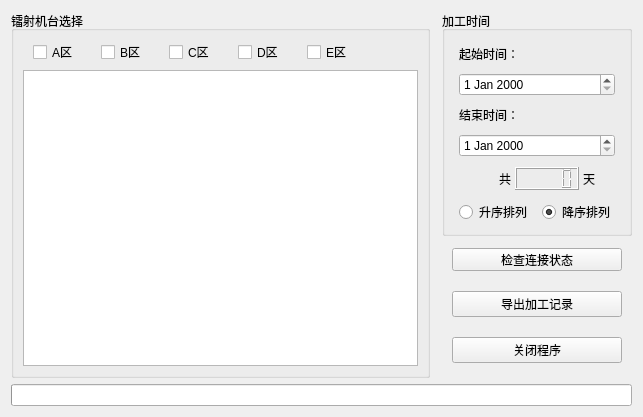
<?xml version="1.0" encoding="UTF-8"?>
<ui version="4.0">
 <class>Form</class>
 <widget class="QWidget" name="Form">
  <property name="geometry">
   <rect>
    <x>0</x>
    <y>0</y>
    <width>643</width>
    <height>412</height>
   </rect>
  </property>
  <property name="baseSize">
   <size>
    <width>600</width>
    <height>500</height>
   </size>
  </property>
  <property name="windowTitle">
   <string>三菱镭射机加工记录导出程序</string>
  </property>
  <layout class="QVBoxLayout" name="verticalLayout_7">
   <item>
    <layout class="QHBoxLayout" name="horizontalLayout_3" stretch="3,1">
     <property name="spacing">
      <number>12</number>
     </property>
     <item>
      <widget class="QGroupBox" name="groupBox">
       <property name="title">
        <string>镭射机台选择</string>
       </property>
       <layout class="QVBoxLayout" name="verticalLayout_3">
        <item>
         <layout class="QVBoxLayout" name="verticalLayout">
          <item>
           <layout class="QHBoxLayout" name="horizontalLayout">
            <property name="spacing">
             <number>23</number>
            </property>
            <property name="leftMargin">
             <number>10</number>
            </property>
            <item>
             <widget class="QCheckBox" name="chkAreaA">
              <property name="toolTip">
               <string>&lt;html&gt;&lt;head/&gt;&lt;body&gt;&lt;p&gt;取消/选择 所有A区镭射机&lt;/p&gt;&lt;/body&gt;&lt;/html&gt;</string>
              </property>
              <property name="text">
               <string>A区</string>
              </property>
             </widget>
            </item>
            <item>
             <widget class="QCheckBox" name="chkAreaB">
              <property name="toolTip">
               <string>&lt;html&gt;&lt;head/&gt;&lt;body&gt;&lt;p&gt;取消/选择 所有B区镭射机&lt;/p&gt;&lt;/body&gt;&lt;/html&gt;</string>
              </property>
              <property name="text">
               <string>B区</string>
              </property>
             </widget>
            </item>
            <item>
             <widget class="QCheckBox" name="chkAreaC">
              <property name="toolTip">
               <string>&lt;html&gt;&lt;head/&gt;&lt;body&gt;&lt;p&gt;取消/选择 所有C区镭射机&lt;/p&gt;&lt;/body&gt;&lt;/html&gt;</string>
              </property>
              <property name="text">
               <string>C区</string>
              </property>
             </widget>
            </item>
            <item>
             <widget class="QCheckBox" name="chkAreaD">
              <property name="toolTip">
               <string>&lt;html&gt;&lt;head/&gt;&lt;body&gt;&lt;p&gt;取消/选择 所有D区镭射机&lt;/p&gt;&lt;/body&gt;&lt;/html&gt;</string>
              </property>
              <property name="text">
               <string>D区</string>
              </property>
             </widget>
            </item>
            <item>
             <widget class="QCheckBox" name="chkAreaE">
              <property name="toolTip">
               <string>&lt;html&gt;&lt;head/&gt;&lt;body&gt;&lt;p&gt;取消/选择 所有E区镭射机&lt;/p&gt;&lt;/body&gt;&lt;/html&gt;</string>
              </property>
              <property name="text">
               <string>E区</string>
              </property>
             </widget>
            </item>
            <item>
             <spacer name="horizontalSpacer">
              <property name="orientation">
               <enum>Qt::Horizontal</enum>
              </property>
              <property name="sizeHint" stdset="0">
               <size>
                <width>40</width>
                <height>20</height>
               </size>
              </property>
             </spacer>
            </item>
           </layout>
          </item>
          <item>
           <widget class="QTableWidget" name="tblServers"/>
          </item>
         </layout>
        </item>
       </layout>
      </widget>
     </item>
     <item>
      <layout class="QVBoxLayout" name="verticalLayout_2" stretch="0,0">
       <item>
        <widget class="QGroupBox" name="groupBox_2">
         <property name="title">
          <string>加工时间</string>
         </property>
         <layout class="QVBoxLayout" name="verticalLayout_6">
          <item>
           <layout class="QVBoxLayout" name="verticalLayout_4">
            <property name="spacing">
             <number>10</number>
            </property>
            <property name="leftMargin">
             <number>5</number>
            </property>
            <property name="topMargin">
             <number>5</number>
            </property>
            <property name="rightMargin">
             <number>5</number>
            </property>
            <item>
             <widget class="QLabel" name="label">
              <property name="text">
               <string>起始时间：</string>
              </property>
             </widget>
            </item>
            <item>
             <widget class="QDateEdit" name="dateFrom"/>
            </item>
            <item>
             <widget class="QLabel" name="label_2">
              <property name="text">
               <string>结束时间：</string>
              </property>
             </widget>
            </item>
            <item>
             <widget class="QDateEdit" name="dateTo"/>
            </item>
            <item>
             <layout class="QHBoxLayout" name="horizontalLayout_2" stretch="0,0,2,1">
              <property name="spacing">
               <number>4</number>
              </property>
              <property name="leftMargin">
               <number>20</number>
              </property>
              <property name="topMargin">
               <number>0</number>
              </property>
              <property name="rightMargin">
               <number>20</number>
              </property>
              <item>
               <spacer name="horizontalSpacer_2">
                <property name="orientation">
                 <enum>Qt::Horizontal</enum>
                </property>
                <property name="sizeHint" stdset="0">
                 <size>
                  <width>40</width>
                  <height>20</height>
                 </size>
                </property>
               </spacer>
              </item>
              <item>
               <widget class="QLabel" name="label_3">
                <property name="text">
                 <string>共</string>
                </property>
               </widget>
              </item>
              <item>
               <widget class="QLCDNumber" name="lcdTotalDays"/>
              </item>
              <item>
               <widget class="QLabel" name="label_4">
                <property name="text">
                 <string>天</string>
                </property>
               </widget>
              </item>
             </layout>
            </item>
            <item>
                <layout class="QHBoxLayout" name="horizontalLayout_4">
                    <item>
                        <widget class="QRadioButton" name="rbAsc">
                            <property name="toolTip">
                                <string>&lt;html&gt;&lt;head/&gt;&lt;body&gt;&lt;p&gt;将加工记录中的数据按时间进行升序排列，最新的记录将排在最后。&lt;/p&gt;&lt;/body&gt;&lt;/html&gt;</string>
                            </property>
                            <property name="text">
                                <string>升序排列</string>
                            </property>
                        </widget>
                    </item>
                    <item>
                        <widget class="QRadioButton" name="rbDsc">
                            <property name="toolTip">
                                <string>&lt;html&gt;&lt;head/&gt;&lt;body&gt;&lt;p&gt;将加工记录中的数据按时间进行降序排列，最新的记录将排在最前面。&lt;/p&gt;&lt;/body&gt;&lt;/html&gt;</string>
                            </property>
                            <property name="text">
                                <string>降序排列</string>
                            </property>
                            <property name="checked">
                                <bool>true</bool>
                            </property>
                        </widget>
                    </item>
                </layout>
            </item>
               <item>
                   <spacer name="verticalSpacer">
                       <property name="orientation">
                           <enum>Qt::Vertical</enum>
                       </property>
                       <property name="sizeHint" stdset="0">
                           <size>
                               <width>20</width>
                               <height>48</height>
                           </size>
                       </property>
                   </spacer>
               </item>
           </layout>
          </item>
         </layout>
        </widget>
       </item>
       <item>
        <layout class="QVBoxLayout" name="verticalLayout_5">
         <property name="spacing">
          <number>20</number>
         </property>
         <property name="leftMargin">
          <number>10</number>
         </property>
         <property name="rightMargin">
          <number>10</number>
         </property>
         <property name="bottomMargin">
          <number>15</number>
         </property>
         <item>
          <widget class="QPushButton" name="btnCheckRemoteServers">
           <property name="minimumSize">
            <size>
             <width>0</width>
             <height>23</height>
            </size>
           </property>
           <property name="baseSize">
            <size>
             <width>0</width>
             <height>0</height>
            </size>
           </property>
           <property name="toolTip">
            <string>&lt;html&gt;&lt;head/&gt;&lt;body&gt;&lt;p&gt;检查所有镭射机的远程连接状态，无法连接的镭射机将无法导出加工记录。&lt;/p&gt;&lt;/body&gt;&lt;/html&gt;</string>
           </property>
           <property name="text">
            <string>检查连接状态</string>
           </property>
          </widget>
         </item>
         <item>
          <widget class="QPushButton" name="btnGetLog">
           <property name="toolTip">
            <string>&lt;html&gt;&lt;head/&gt;&lt;body&gt;&lt;p&gt;导出所有选择的镭射机加工记录。&lt;/p&gt;&lt;/body&gt;&lt;/html&gt;</string>
           </property>
           <property name="text">
            <string>导出加工记录</string>
           </property>
          </widget>
         </item>
         <item>
          <widget class="QPushButton" name="btnExit">
           <property name="toolTip">
            <string>&lt;html&gt;&lt;head/&gt;&lt;body&gt;&lt;p&gt;关闭镭射机加工记录导出程序。&lt;/p&gt;&lt;/body&gt;&lt;/html&gt;</string>
           </property>
           <property name="text">
            <string>关闭程序</string>
           </property>
          </widget>
         </item>
        </layout>
       </item>
      </layout>
     </item>
    </layout>
   </item>
   <item>
    <widget class="QProgressBar" name="progressBar">
     <property name="enabled">
      <bool>true</bool>
     </property>
     <property name="value">
      <number>0</number>
     </property>
     <property name="textVisible">
      <bool>false</bool>
     </property>
    </widget>
   </item>
  </layout>
 </widget>
 <resources/>
 <connections/>
</ui>
